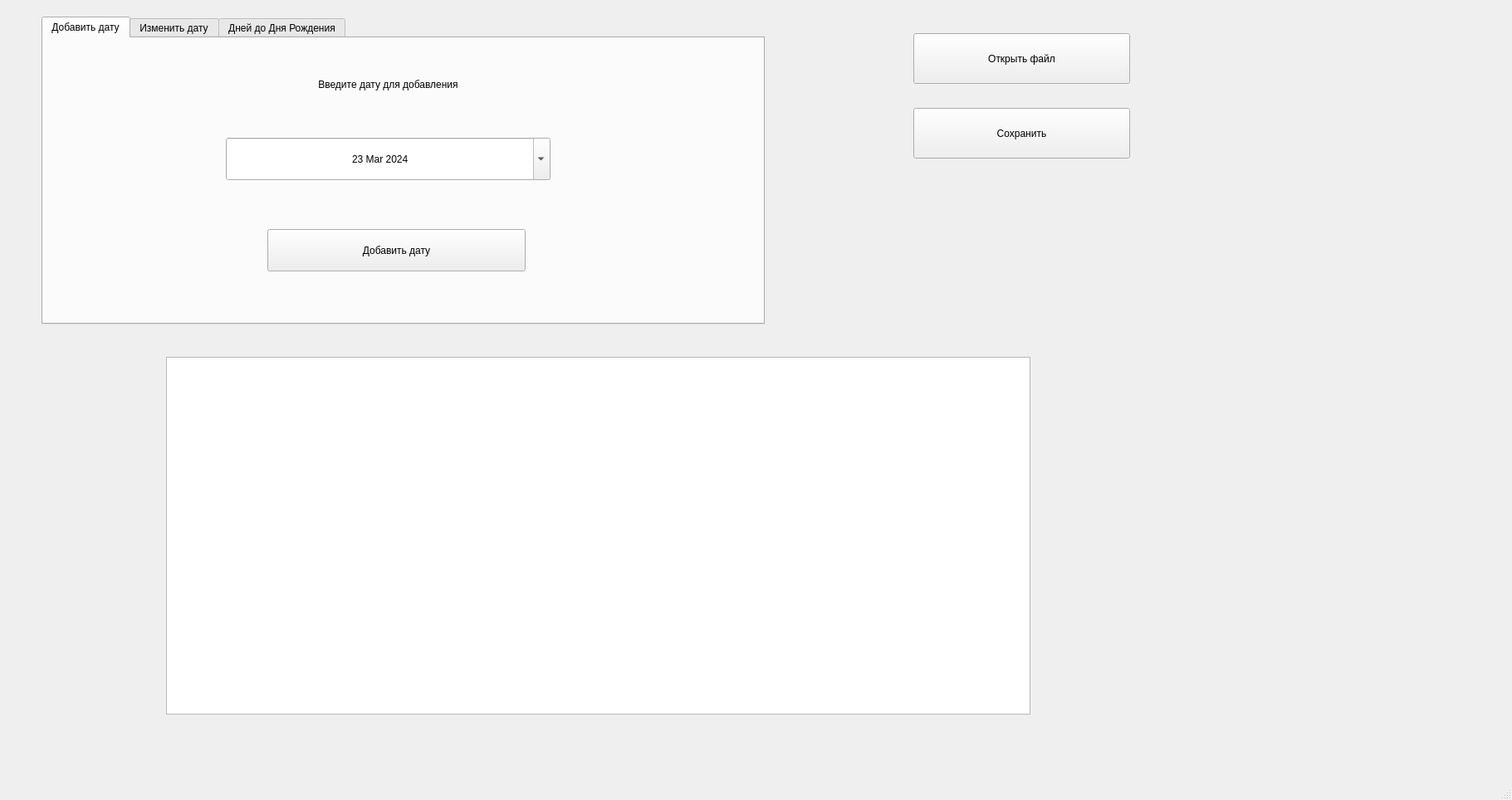
<?xml version="1.0" encoding="UTF-8"?>
<ui version="4.0">
 <class>MainWindow</class>
 <widget class="QMainWindow" name="MainWindow">
  <property name="geometry">
   <rect>
    <x>0</x>
    <y>0</y>
    <width>1821</width>
    <height>964</height>
   </rect>
  </property>
  <property name="windowTitle">
   <string>MainWindow</string>
  </property>
  <widget class="QWidget" name="centralwidget">
   <widget class="QTableWidget" name="table">
    <property name="geometry">
     <rect>
      <x>200</x>
      <y>430</y>
      <width>1041</width>
      <height>431</height>
     </rect>
    </property>
    <property name="maximumSize">
     <size>
      <width>1401</width>
      <height>16777215</height>
     </size>
    </property>
    <property name="lineWidth">
     <number>2</number>
    </property>
    <property name="horizontalScrollBarPolicy">
     <enum>Qt::ScrollBarAsNeeded</enum>
    </property>
    <property name="sizeAdjustPolicy">
     <enum>QAbstractScrollArea::AdjustIgnored</enum>
    </property>
    <property name="editTriggers">
     <set>QAbstractItemView::NoEditTriggers</set>
    </property>
    <property name="selectionBehavior">
     <enum>QAbstractItemView::SelectItems</enum>
    </property>
    <property name="rowCount">
     <number>0</number>
    </property>
    <attribute name="horizontalHeaderVisible">
     <bool>false</bool>
    </attribute>
    <attribute name="horizontalHeaderCascadingSectionResizes">
     <bool>true</bool>
    </attribute>
    <attribute name="horizontalHeaderDefaultSectionSize">
     <number>168</number>
    </attribute>
    <attribute name="verticalHeaderShowSortIndicator" stdset="0">
     <bool>false</bool>
    </attribute>
    <attribute name="verticalHeaderStretchLastSection">
     <bool>false</bool>
    </attribute>
    <column>
     <property name="text">
      <string>Дата</string>
     </property>
     <property name="font">
      <font>
       <family>Ubuntu</family>
       <pointsize>8</pointsize>
       <weight>75</weight>
       <bold>true</bold>
      </font>
     </property>
    </column>
    <column>
     <property name="text">
      <string>Следующий день</string>
     </property>
     <property name="font">
      <font>
       <family>Ubuntu</family>
       <pointsize>6</pointsize>
       <weight>75</weight>
       <bold>true</bold>
      </font>
     </property>
    </column>
    <column>
     <property name="text">
      <string>Предыдущий день</string>
     </property>
     <property name="font">
      <font>
       <family>Ubuntu</family>
       <pointsize>6</pointsize>
       <weight>75</weight>
       <bold>true</bold>
       <stylestrategy>PreferAntialias</stylestrategy>
       <kerning>true</kerning>
      </font>
     </property>
    </column>
    <column>
     <property name="text">
      <string>Високосный?</string>
     </property>
     <property name="font">
      <font>
       <family>Ubuntu</family>
       <pointsize>8</pointsize>
       <weight>75</weight>
       <bold>true</bold>
      </font>
     </property>
    </column>
    <column>
     <property name="text">
      <string>Номер недели</string>
     </property>
     <property name="font">
      <font>
       <family>Ubuntu</family>
       <pointsize>7</pointsize>
       <weight>75</weight>
       <bold>true</bold>
      </font>
     </property>
    </column>
    <column>
     <property name="text">
      <string>Кол-во дней до</string>
     </property>
     <property name="font">
      <font>
       <family>Ubuntu</family>
       <pointsize>6</pointsize>
       <weight>75</weight>
       <bold>true</bold>
      </font>
     </property>
    </column>
   </widget>
   <widget class="QTabWidget" name="tabWidget">
    <property name="geometry">
     <rect>
      <x>50</x>
      <y>20</y>
      <width>871</width>
      <height>371</height>
     </rect>
    </property>
    <property name="currentIndex">
     <number>0</number>
    </property>
    <property name="iconSize">
     <size>
      <width>16</width>
      <height>16</height>
     </size>
    </property>
    <widget class="QWidget" name="Add">
     <attribute name="title">
      <string>Добавить дату</string>
     </attribute>
     <widget class="QPushButton" name="addDate">
      <property name="geometry">
       <rect>
        <x>270</x>
        <y>230</y>
        <width>311</width>
        <height>51</height>
       </rect>
      </property>
      <property name="text">
       <string>Добавить дату</string>
      </property>
     </widget>
     <widget class="QDateEdit" name="DateAddText">
      <property name="geometry">
       <rect>
        <x>220</x>
        <y>120</y>
        <width>391</width>
        <height>51</height>
       </rect>
      </property>
      <property name="alignment">
       <set>Qt::AlignCenter</set>
      </property>
      <property name="dateTime">
       <datetime>
        <hour>0</hour>
        <minute>0</minute>
        <second>0</second>
        <year>2024</year>
        <month>3</month>
        <day>23</day>
       </datetime>
      </property>
      <property name="time">
       <time>
        <hour>0</hour>
        <minute>0</minute>
        <second>0</second>
       </time>
      </property>
      <property name="minimumDateTime">
       <datetime>
        <hour>18</hour>
        <minute>29</minute>
        <second>12</second>
        <year>1752</year>
        <month>9</month>
        <day>14</day>
       </datetime>
      </property>
      <property name="minimumDate">
       <date>
        <year>1752</year>
        <month>9</month>
        <day>14</day>
       </date>
      </property>
      <property name="calendarPopup">
       <bool>true</bool>
      </property>
      <property name="date">
       <date>
        <year>2024</year>
        <month>3</month>
        <day>23</day>
       </date>
      </property>
     </widget>
     <widget class="QLabel" name="label_4">
      <property name="geometry">
       <rect>
        <x>190</x>
        <y>35</y>
        <width>451</width>
        <height>41</height>
       </rect>
      </property>
      <property name="text">
       <string>Введите дату для добавления</string>
      </property>
      <property name="alignment">
       <set>Qt::AlignCenter</set>
      </property>
     </widget>
    </widget>
    <widget class="QWidget" name="chn">
     <attribute name="title">
      <string>Изменить дату</string>
     </attribute>
     <widget class="QPushButton" name="changeDate">
      <property name="geometry">
       <rect>
        <x>450</x>
        <y>240</y>
        <width>311</width>
        <height>61</height>
       </rect>
      </property>
      <property name="text">
       <string>Изменить дату</string>
      </property>
     </widget>
     <widget class="QLineEdit" name="lineEdit">
      <property name="geometry">
       <rect>
        <x>20</x>
        <y>10</y>
        <width>491</width>
        <height>51</height>
       </rect>
      </property>
      <property name="mouseTracking">
       <bool>true</bool>
      </property>
      <property name="autoFillBackground">
       <bool>false</bool>
      </property>
      <property name="inputMask">
       <string/>
      </property>
      <property name="text">
       <string> Введите номер для изменения</string>
      </property>
      <property name="maxLength">
       <number>50</number>
      </property>
      <property name="echoMode">
       <enum>QLineEdit::Normal</enum>
      </property>
      <property name="cursorPosition">
       <number>28</number>
      </property>
      <property name="alignment">
       <set>Qt::AlignCenter</set>
      </property>
      <property name="clearButtonEnabled">
       <bool>true</bool>
      </property>
     </widget>
     <widget class="QDateEdit" name="DateChangeText">
      <property name="geometry">
       <rect>
        <x>180</x>
        <y>160</y>
        <width>411</width>
        <height>51</height>
       </rect>
      </property>
      <property name="alignment">
       <set>Qt::AlignCenter</set>
      </property>
      <property name="calendarPopup">
       <bool>true</bool>
      </property>
     </widget>
     <widget class="QLabel" name="label_3">
      <property name="geometry">
       <rect>
        <x>180</x>
        <y>85</y>
        <width>451</width>
        <height>51</height>
       </rect>
      </property>
      <property name="text">
       <string>Введите дату для изменения</string>
      </property>
      <property name="alignment">
       <set>Qt::AlignCenter</set>
      </property>
     </widget>
    </widget>
    <widget class="QWidget" name="birth">
     <property name="font">
      <font>
       <weight>50</weight>
       <bold>false</bold>
      </font>
     </property>
     <attribute name="title">
      <string>Дней до Дня Рождения</string>
     </attribute>
     <widget class="QLCDNumber" name="lcdNumber">
      <property name="geometry">
       <rect>
        <x>200</x>
        <y>150</y>
        <width>421</width>
        <height>81</height>
       </rect>
      </property>
      <property name="smallDecimalPoint">
       <bool>true</bool>
      </property>
      <property name="digitCount">
       <number>4</number>
      </property>
      <property name="segmentStyle">
       <enum>QLCDNumber::Flat</enum>
      </property>
     </widget>
     <widget class="QDateEdit" name="DateBirthdayText">
      <property name="geometry">
       <rect>
        <x>470</x>
        <y>10</y>
        <width>211</width>
        <height>51</height>
       </rect>
      </property>
      <property name="autoFillBackground">
       <bool>false</bool>
      </property>
      <property name="currentSection">
       <enum>QDateTimeEdit::DaySection</enum>
      </property>
      <property name="calendarPopup">
       <bool>true</bool>
      </property>
     </widget>
     <widget class="QLabel" name="label">
      <property name="geometry">
       <rect>
        <x>30</x>
        <y>80</y>
        <width>721</width>
        <height>41</height>
       </rect>
      </property>
      <property name="text">
       <string>До вашего дня рождения осталось столько дней:</string>
      </property>
      <property name="alignment">
       <set>Qt::AlignCenter</set>
      </property>
     </widget>
     <widget class="QLabel" name="label_2">
      <property name="geometry">
       <rect>
        <x>30</x>
        <y>10</y>
        <width>421</width>
        <height>41</height>
       </rect>
      </property>
      <property name="text">
       <string>Введите вашу дату Рождения</string>
      </property>
     </widget>
    </widget>
   </widget>
   <widget class="QPushButton" name="openfile">
    <property name="geometry">
     <rect>
      <x>1100</x>
      <y>40</y>
      <width>261</width>
      <height>61</height>
     </rect>
    </property>
    <property name="text">
     <string>Открыть файл</string>
    </property>
   </widget>
   <widget class="QPushButton" name="savefile">
    <property name="geometry">
     <rect>
      <x>1100</x>
      <y>130</y>
      <width>261</width>
      <height>61</height>
     </rect>
    </property>
    <property name="text">
     <string>Сохранить</string>
    </property>
   </widget>
   <zorder>tabWidget</zorder>
   <zorder>openfile</zorder>
   <zorder>savefile</zorder>
   <zorder>table</zorder>
  </widget>
  <widget class="QMenuBar" name="menubar">
   <property name="geometry">
    <rect>
     <x>0</x>
     <y>0</y>
     <width>1821</width>
     <height>39</height>
    </rect>
   </property>
  </widget>
  <widget class="QStatusBar" name="statusbar"/>
 </widget>
 <resources/>
 <connections/>
</ui>
